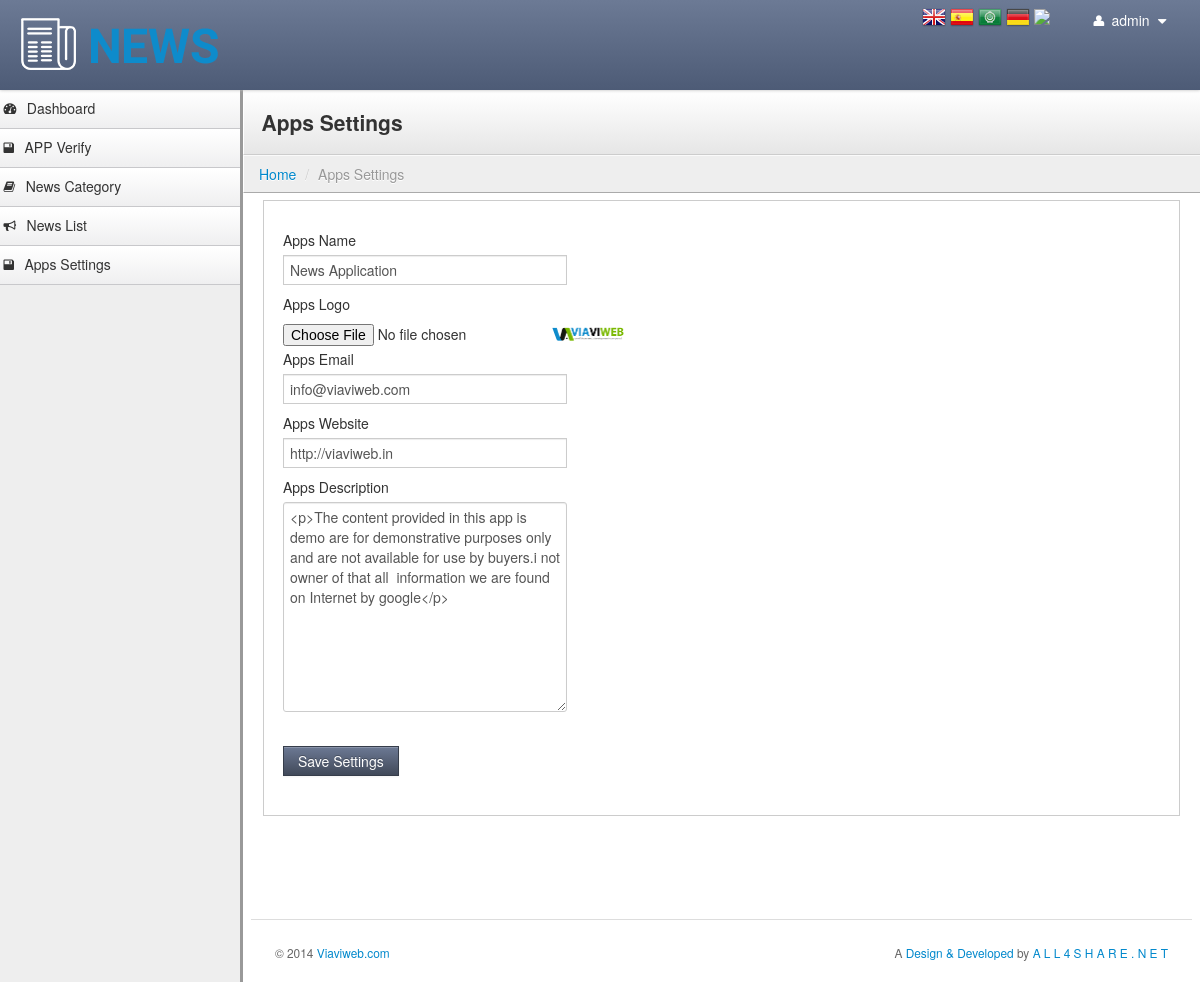
/settings.php (signed in), run on the app's committed database.
### tables this page shows
CREATE TABLE IF NOT EXISTS `tbl_settings` (
  `id` int(11) NOT NULL AUTO_INCREMENT,
  `app_name` varchar(255) NOT NULL,
  `app_logo` varchar(255) NOT NULL,
  `app_email` varchar(255) NOT NULL,
  `app_website` varchar(255) NOT NULL,
  `app_description` text NOT NULL,
  PRIMARY KEY (`id`)
);

### languages/lang.en.php (called while the page is built)
<?php
$lang = array();
$lang['PAGE_TITLE'] = 'VAV NewsApp Admin';
$lang['MENU_DASHBOARD'] = 'Dashboard';
$lang['MENU_NEWS_CATEGORY'] = 'News Category';
$lang['MENU_NEWS_LIST'] = 'News List';
$lang['MENU_APPS_SETTINGS'] = 'Apps Settings';
$lang['MENU_APP_Verify'] = 'APP Verify';
$lang['PAGE_CATEGORY_LIST'] = 'Category List';
$lang['PAGE_CATEGORY_NEW_CATEGORY'] = 'New Category';
$lang['PAGE_CATEGORY_CATEGORY_NAME'] = 'Category Name';
$lang['PAGE_CATEGORY_CATEGORY_IMAGE'] = 'Category Image';
$lang['PAGE_CATEGORY_DELETE_MSG'] = 'Are you sure you want to delete news category?';
$lang['PAGE_CATEGORY_CATEGORY_EDIT_CAT'] = 'Edit Category';
$lang['PAGE_CATEGORY_CATEGORY_ADD_CAT'] = 'Add Category';
$lang['PAGE_NEWS_LIST'] = 'News List';
$lang['PAGE_NEWS_ADD_NEWS'] = 'Add News';
$lang['PAGE_NEWS_HEADING'] = 'News Heading';
$lang['PAGE_NEWS_DATE'] = 'News Date';
$lang['PAGE_NEWS_IMAGE'] = 'News Image';
$lang['PAGE_NEWS_DELETE_MSG'] = 'Are you sure you want to delete news?';
$lang['PAGE_NEWS_EDIT_NEWS'] = 'Edit News';
$lang['PAGE_NEWS_CATEGORY'] = 'News Category';
$lang['PAGE_NEWS_SELECT_CATEGORY'] = 'Select Category';
$lang['PAGE_NEWS_DESCRIPTION'] = 'News Description';
$lang['PAGE_NEWS_SEARCH'] = 'Search';
$lang['PAGE_NEWS_SEARCH_INPUT'] = 'Search news by name';
$lang['PAGE_PROFILE_EDIT'] = 'Edit Profile';
$lang['PAGE_PROFILE_PROFILE'] = 'Profile';
$lang['PAGE_PROFILE_PASSWORD'] = 'Password';
$lang['PAGE_PROFILE_USERNAME'] = 'Username';
$lang['PAGE_PROFILE_EMAIL'] = 'Email';
$lang['PAGE_PROFILE_UPDATE'] = 'Update';
$lang['PAGE_PROFILE_NEW_PASSWORD'] = 'New Password';
$lang['DEFAULT_MSG_HOME'] = 'Home';
$lang['DEFAULT_MSG_DELETE'] = 'Delete';
$lang['DEFAULT_MSG_CANCEL'] = 'Cancel';
$lang['DEFAULT_MSG_DELETE_CONFIRM'] = 'Delete Confirmation';
$lang['DEFAULT_MSG_MY_ACCOUNT'] = 'My Account';
$lang['DEFAULT_MSG_LOGOUT'] = 'Logout';
$lang['DEFAULT_MSG_LATEST_STATS'] = 'Latest Stats';
$lang['DEFAULT_MSG_SIGN_IN'] = 'Sign In';
?>

### settings.php (the view, shortened to what this page needs)
<?php include('includes/header.php');?>
<?php include('includes/menu.php');?>
<?php
			$qry="SELECT * FROM tbl_settings where id='1'";
			$result=mysql_query($qry);
			$settings_row=mysql_fetch_assoc($result);
?>
<div class="content">
        <div class="header">
            <h1 class="page-title">Apps Settings</h1>
        </div>
            <ul class="breadcrumb">
            <li><a href="dashboard">Home</a> <span class="divider">/</span></li>
            <li class="active">Apps Settings</li>
       	 </ul>
        <div class="container-fluid">
            <div class="row-fluid">
<div class="well">
    <div id="myTabContent" class="tab-content">
      <div class="tab-pane active in" id="home">
    <form action="" name="appsettings" id="appsettings" method="post" class="jNice" enctype="multipart/form-data">
        <label>Apps Name</label>
        <input type="text" name="app_name" id="app_name" value="<?php echo $settings_row['app_name'];?>" class="input-xlarge">
        <label>Apps Logo</label>
        <input type="file" name="app_logo" id="app_logo" value="" class="input-xlarge">
          <?php if($settings_row['app_logo']){?><img src="upload/<?php echo $settings_row['app_logo'];?>" width="72" width="72" /><?php }?>
        <label>Apps Email</label>
        <input type="text" name="app_email" id="app_email" value="<?php echo $settings_row['app_email'];?>" class="input-xlarge">
         <label>Apps Website</label>
        <input type="text" name="app_website" id="app_website" value="<?php echo $settings_row['app_website'];?>" class="input-xlarge">
        <label>Apps Description</label>
        <textarea name="app_description" id="app_description" class="input-xlarge" cols="60" rows="10"><?php echo $settings_row['app_description'];?></textarea>
          <label>&nbsp;</label>
         <div>
            <button class="btn btn-primary" type="submit" name="submit">Save Settings</button>
        </div>
        </form>
      </div>
  </div>
</div>
     </div>
<?php include('includes/footer.php');?>

### includes/header.php (shortened to what this page needs)
<!DOCTYPE html>
<html lang="en">
  <head>
    <link rel="stylesheet" type="text/css" href="lib/bootstrap/css/bootstrap.css">
    <link rel="stylesheet" type="text/css" href="stylesheets/theme.css">
    <link rel="stylesheet" href="lib/font-awesome/css/font-awesome.css">
  </head>
  <body class="">
    <div class="navbar">
        <div class="navbar-inner">
                <ul class="nav pull-right">
                    <li id="fat-menu" class="dropdown">
                        <a href="#" role="button" class="dropdown-toggle" data-toggle="dropdown">
                            <i class="icon-user"></i> <?php echo $_SESSION['ADMIN_USERNAME'];?>
                            <i class="icon-caret-down"></i>
                        </a>
                    </li>
                </ul>
                <a class="brand" href="dashboard"><img src="images/logo.png"></a>
                <div id="languages">
                <a href="?lang=en"><img src="images/en.png"></a>
                <a href="?lang=es"><img src="images/es.png"></a>
                <a href="?lang=ar"><img src="images/ar.png"></a>
                <a href="?lang=de"><img src="images/de.png"></a>
                <a href="?lang=fr"><img src="images/fr.png"></a>
                </div>
        </div>
    </div>

### includes/menu.php
<div class="sidebar-nav">
        <a href="dashboard" class="nav-header"><i class="icon-dashboard"></i><?php echo $lang['MENU_DASHBOARD']; ?></a>
         <a href="app_verify" class="nav-header"><i class="icon-save"></i><?php echo $lang['MENU_APP_Verify']; ?></a>
        <a href="category" class="nav-header"><i class="icon-book"></i><?php echo $lang['MENU_NEWS_CATEGORY']; ?></a>
        <a href="news" class="nav-header"><i class="icon-bullhorn"></i><?php echo $lang['MENU_NEWS_LIST']; ?></a>
        <a href="settings" class="nav-header"><i class="icon-save"></i><?php echo $lang['MENU_APPS_SETTINGS']; ?></a>
</div>

### includes/footer.php (shortened to what this page needs)
<footer>
                        <hr>
                        <p class="pull-right">A <a href="http://www.viaviweb.com" target="_blank">Design & Developed</a> by <a href="http://www.viaviweb.com" target="_blank">A L L 4 S H A R E . N E T</a></p>
                        <p>&copy; 2014 <a href="#" target="_blank">Viaviweb.com</a></p>
                    </footer>
            </div>
        </div>
  </body>
</html>

### includes/header.php (style rules this page uses)
.brand { font-family: georgia, serif; }

### data on the page
tbl_settings: app_name "News Application", app_logo (picture), app_email "info@viaviweb.com", app_website "http://viaviweb.in", app_description "<p>The content provided in this app is demo are for demonstrative purposes only and are not available for use by buyers.i not owner of that all information we are found on Internet by google</p>"

### other printed values
$_SESSION['ADMIN_USERNAME'] "admin"
$lang['MENU_DASHBOARD'] "Dashboard"
$lang['MENU_APP_Verify'] "APP Verify"
$lang['MENU_NEWS_CATEGORY'] "News Category"
$lang['MENU_NEWS_LIST'] "News List"
$lang['MENU_APPS_SETTINGS'] "Apps Settings"
